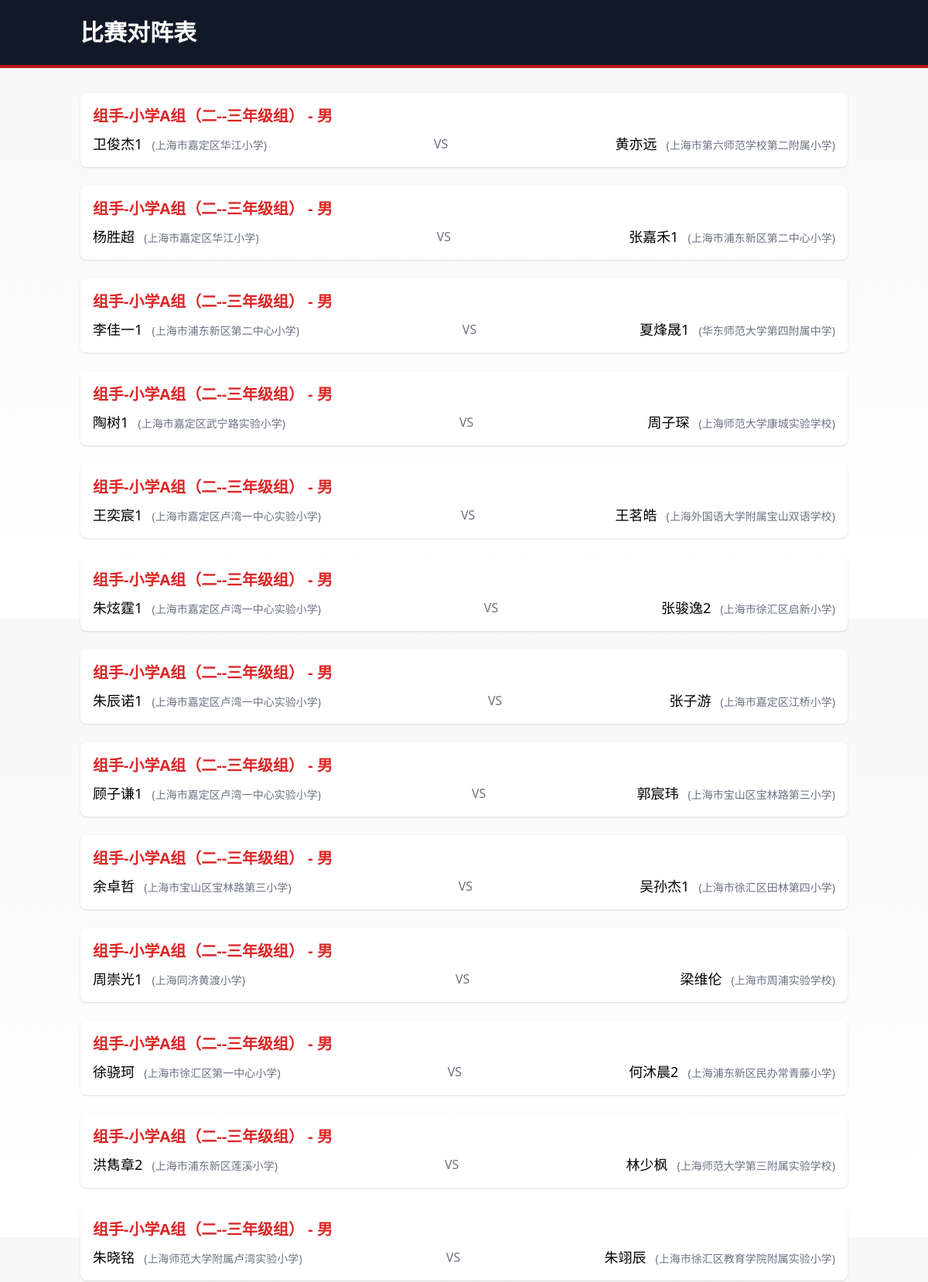
/stu_generate_matching (upper part), run on the app's committed database.
### app.py (models this page shows)
class AthStu(db.Model):
    __tablename__ = 'ath_stu'
    id = db.Column(db.Integer, primary_key=True)
    name = db.Column(db.String(100), nullable=False)
    gender = db.Column(db.String(10), nullable=False)
    birth = db.Column(db.Date, nullable=False)
    group = db.Column(db.String(50), nullable=False)
    program = db.Column(db.String(50), nullable=False)
    school = db.Column(db.String(100))
    district = db.Column(db.String(50))
    emergency_phone_call = db.Column(db.String(20), nullable=False)
    win_num = db.Column(db.Integer, default=0)

### app.py (the view)
@app.route('/stu_generate_matching')
def stu_generate_matching():
    groups = categorize_players()
    print("分组数据:", groups)  # 添加调试信息
    matches = []
    for gender in groups.get('students', {}):
        for group in groups['students'][gender]:
            for program in groups['students'][gender][group]:
                for subgroup in groups['students'][gender][group][program]:
                    players = groups['students'][gender][group][program][subgroup]
                    matched_players = set()
                    for i in range(len(players)):
                        if players[i].id not in matched_players:
                            for j in range(i + 1, len(players)):
                                if players[j].id not in matched_players and players[i].school != players[j].school:
                                    matches.append({
                                        'player1': players[i].name,
                                        'player2': players[j].name,
                                        'gender': gender,
                                        'group': group,
                                        'program': program,
                                        'subgroup': subgroup,
                                        'school1': players[i].school,
                                        'school2': players[j].school
                                    })
                                    matched_players.add(players[i].id)
                                    matched_players.add(players[j].id)
                                    break
    print("生成的对阵数据:", matches)  # 添加调试信息
    return render_template('stu_generate_matching.html', matches=matches)

### templates/stu_generate_matching.html (shortened to what this page needs)
<!DOCTYPE html>
<html lang="zh-CN">
<head>
    <script src="https://cdn.tailwindcss.com"></script>
</head>
<body class="min-h-screen flex flex-col">
    <header class="karate-header bg-gray-900 text-white py-6">
        <div class="container mx-auto px-4">
            <h1 class="text-3xl font-bold">比赛对阵表</h1>
        </div>
    </header>
    <main class="flex-grow container mx-auto px-4 py-8">
        {% if matches %}
        <div class="space-y-6">
            {% for match in matches %}
            <div class="match-item bg-white p-4 rounded-lg shadow" onclick="openModal('{{ match.player1 }}','{{ match.player2 }}','{{ match.gender }}','{{ match.group }}','{{ match.program }}','{{ match.subgroup }}','{{ match.school1 }}','{{ match.school2 }}')">
                <h3 class="text-xl font-semibold text-red-600 mb-2">
                    {{ match.group }} - {{ match.gender }}
                </h3>
                <div class="flex justify-between items-center">
                    <div>
                        <span class="text-lg">{{ match.player1 }}</span>
                        <span class="text-sm text-gray-500 ml-2">({{ match.school1 or '未知学校' }})</span>
                    </div>
                    <span class="mx-4 text-gray-500">VS</span>
                    <div>
                        <span class="text-lg">{{ match.player2 }}</span>
                        <span class="text-sm text-gray-500 ml-2">({{ match.school2 or '未知学校' }})</span>
                    </div>
                </div>
            </div>
            {% endfor %}
        </div>
        {% else %}
        <p class="text-lg text-center text-gray-600">暂无对阵数据</p>
        {% endif %}
    </main>
</body>
</html>

### templates/stu_generate_matching.html (style rules this page uses)
body { background: linear-gradient(to bottom, #f7f7f7, #ffffff); }
.karate-header { border-bottom: 4px solid #b91c1c; }
.match-item { cursor: pointer; transition: transform 0.2s; }

### data on the page
AthStu: group "组手-小学A组（二--三年级组）" "组手-小学A组（二--三年级组）" "组手-小学A组（二--三年级组）" "组手-小学A组（二--三年级组）" "组手-小学A组（二--三年级组）" "组手-小学A组（二--三年级组）" "组手-小学A组（二--三年级组）" "组手-小学A组（二--三年级组）" "组手-小学A组（二--三年级组）" "组手-小学A组（二--三年级组）" "组手-小学A组（二--三年级组）" "组手-小学A组（二--三年级组）" "组手-小学A组（二--三年级组）", player1 "卫俊杰1", school "上海市嘉定区华江小学"
AthStu: player2 "黄亦远", school "上海市第六师范学校第二附属小学"
AthStu: player1 "杨胜超", school "上海市嘉定区华江小学"
AthStu: player2 "张嘉禾1", school "上海市浦东新区第二中心小学"
AthStu: player1 "李佳一1", school "上海市浦东新区第二中心小学"
AthStu: player2 "夏烽晟1", school "华东师范大学第四附属中学"
AthStu: player1 "陶树1", school "上海市嘉定区武宁路实验小学"
AthStu: player2 "周子琛", school "上海师范大学康城实验学校"
AthStu: player1 "王奕宸1", school "上海市嘉定区卢湾一中心实验小学"
AthStu: player2 "王茗皓", school "上海外国语大学附属宝山双语学校"
AthStu: player1 "朱炫霆1", school "上海市嘉定区卢湾一中心实验小学"
AthStu: player2 "张骏逸2", school "上海市徐汇区启新小学"
AthStu: player1 "朱辰诺1", school "上海市嘉定区卢湾一中心实验小学"
AthStu: player2 "张子游", school "上海市嘉定区江桥小学"
AthStu: player1 "顾子谦1", school "上海市嘉定区卢湾一中心实验小学"
AthStu: player2 "郭宸玮", school "上海市宝山区宝林路第三小学"
AthStu: player1 "余卓哲", school "上海市宝山区宝林路第三小学"
AthStu: player2 "吴孙杰1", school "上海市徐汇区田林第四小学"
AthStu: player1 "周崇光1", school "上海同济黄渡小学"
AthStu: player2 "梁维伦", school "上海市周浦实验学校"
AthStu: player1 "徐骁珂", school "上海市徐汇区第一中心小学"
AthStu: player2 "何沐晨2", school "上海浦东新区民办常青藤小学"
AthStu: player1 "洪雋章2", school "上海市浦东新区莲溪小学"
AthStu: player2 "林少枫", school "上海师范大学第三附属实验学校"
AthStu: player1 "朱晓铭", school "上海师范大学附属卢湾实验小学"
AthStu: player2 "朱翊辰", school "上海市徐汇区教育学院附属实验小学"

### other printed values
{{ match.gender }} "男" "男" "男" "男" "男" "男" "男" "男" "男" "男" "男" "男" "男"
